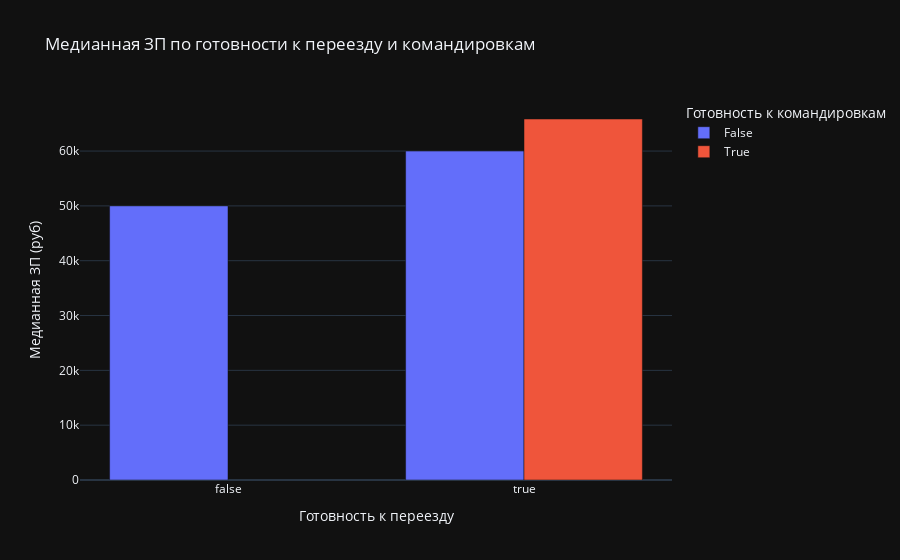

Notebook source saved alongside this figure:
### Markdown cell above
6. Постройте многоуровневую столбчатую диаграмму зависимости медианной ЗП от готовности к переезду и командировкам.

### Code cell
# Сводная таблица
pivot = df.groupby(['Готовность к переезду', 'Готовность к командировкам'])['ЗП (руб)'].median().reset_index()
print(pivot)

# График
fig = px.bar(pivot, x='Готовность к переезду', y='ЗП (руб)', 
             color='Готовность к командировкам', barmode='group',
             title='Медианная ЗП по готовности к переезду и командировкам')
fig.update_layout(xaxis_title='Готовность к переезду', yaxis_title='Медианная ЗП (руб)')
fig.show()

# Ответ
both_ready = df[(df['Готовность к переезду'] == True) & (df['Готовность к командировкам'] == True)]['ЗП (руб)'].median()
print(f"\nМедианная ЗП (готовы к переезду И командировкам): {both_ready:.0f} руб.")
print(f"В тысячах: {round(both_ready / 1000)}")

### Figure 1 — Plotly figure (JSON) as saved in the notebook; plotly's stock layout.template omitted (floating-point values rounded to 4 significant figures)
{"data": [{"alignmentgroup": "True", "hovertemplate": "Готовность к командировкам=False<br>Готовность к переезду=%{x}<br>ЗП (руб)=%{y}<extra></extra>", "legendgroup": "False", "marker": {"color": "#636efa", "pattern": {"shape": ""}}, "name": "False", "offsetgroup": "False", "orientation": "v", "showlegend": true, "textposition": "auto", "x": [false, true], "xaxis": "x", "y": [50000.0, 60000.0], "yaxis": "y", "type": "bar"}, {"alignmentgroup": "True", "hovertemplate": "Готовность к командировкам=True<br>Готовность к переезду=%{x}<br>ЗП (руб)=%{y}<extra></extra>", "legendgroup": "True", "marker": {"color": "#EF553B", "pattern": {"shape": ""}}, "name": "True", "offsetgroup": "True", "orientation": "v", "showlegend": true, "textposition": "auto", "x": [true], "xaxis": "x", "y": [65850.0], "yaxis": "y", "type": "bar"}], "layout": {"xaxis": {"anchor": "y", "domain": [0.0, 1.0], "title": {"text": "Готовность к переезду"}}, "yaxis": {"anchor": "x", "domain": [0.0, 1.0], "title": {"text": "Медианная ЗП (руб)"}}, "legend": {"title": {"text": "Готовность к командировкам"}, "tracegroupgap": 0}, "title": {"text": "Медианная ЗП по готовности к переезду и командировкам"}, "barmode": "group"}}
